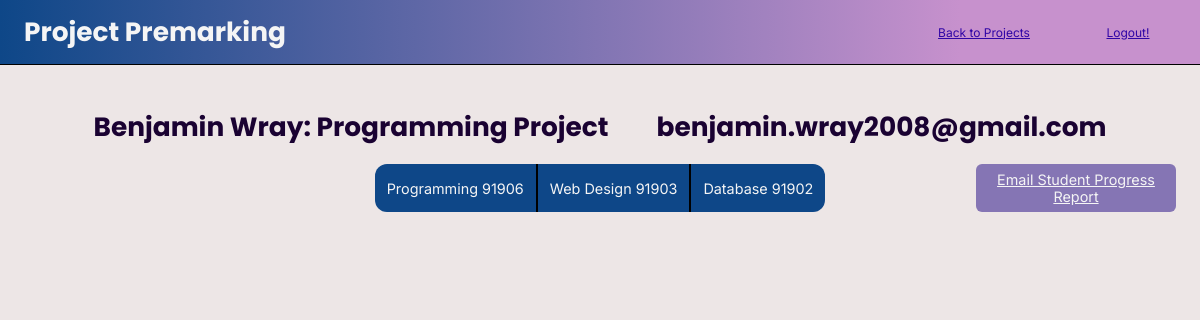
Screenshot of /project/1/1 (signed in) with the database file from the repository.
### server.py (models this page shows)
class Base(DeclarativeBase):
    pass

class User(Base):
    __tablename__ = 'User'
    id: Mapped[int] = mapped_column(primary_key=True)
    name: Mapped[str] = mapped_column(String(50))
    email: Mapped[str] = mapped_column(String(50))
    year_level: Mapped[int]
    admin: Mapped[bool]
    user_projects: Mapped[List["UserProject"]] = relationship(
        "UserProject", back_populates="user")

class Project(Base):
    __tablename__ = 'Project'
    id: Mapped[int] = mapped_column(primary_key=True)
    type: Mapped[str] = mapped_column(String(50))
    user_projects: Mapped[List["UserProject"]] = relationship(
        "UserProject", back_populates="project")
    standard_projects: Mapped[List["ProjectStandard"]] = relationship(
        "ProjectStandard", back_populates="project")

### server.py (the view, shortened to what this page needs)
@app.route('/project/<int:project_id>/<int:user_id>', methods=['POST', 'GET'])
@login_required
def project(project_id, user_id):
    UData, type, standards, snu = standard_data(project_id, user_id)
    return render_template('project.html',
                           standards=standards, type=type,
                           UData=UData, snu=snu, backto=True)

### server.py (called while the page is built)
@login_manager.user_loader
def load_user(user_id):
    query = select(Admin).where(Admin.id == user_id)
    with Session(engine) as session:
        obj = session.scalar(query)
    return obj

### templates/project.html (shortened to what this page needs)
{% extends 'layout.html' %} {% block content %}
<form method="POST">
  <div class="proj-page-layout">
    <div class="inline-div">
      <div class="name-type">
        <h1 class="proj-type">{{UData.name}}: {{type}} Project</h1>
        <h1>{{UData.email}}</h1>
      </div>
    </div>
    <div class="project-buttons">
      <div class='dropdown' id="dropdown">
        {% for standard in standards %}
        <button type="button" class="standard-buttons" data-standard="{{standard}}">{{standard}}</button>
        {% endfor %}
      </div>
      <button type="submit" class="email-student">Email Student Progress Report</button>
    </div>
  </div>
</form>
{% endblock %}

### static/css/style.css (style rules this page uses)
html { scroll-behavior: smooth; }
h1 { font-family: 'Poppins'; font-size: 2.2vw; color: rgb(26, 2, 50); }
body { padding:0; margin:0; background-color: rgb(237, 230, 230); }
.proj-type { text-align: left; }
.proj-page-layout { padding:2vw; }
.dropdown { display:flex; flex-direction: row; justify-content: space-between; height: 4vw; background-color: #0e4788; border-radius: 1vw; width:fit-content; }
.standard-buttons:not(:first-child) { border-left: 2px solid black; }
.standard-buttons { background-color: transparent; padding:1vw 1vw 1vw 1vw; margin: 0; font-family: 'Inter'; font-size: 1.2vw; border: none; color: whitesmoke; }
.project-buttons { display: flex; flex-direction: row; justify-content: center; align-items: center; height:4vw; }
.inline-div { display:flex; flex-direction: row; justify-content: center; }
.name-type { gap: 4vw; display: flex; flex-direction: row; }
.email-student { background-color: #8575B4; color: whitesmoke; height:4vw; width: 25vh; font-family: "Inter"; font-size: 1.2vw; border-radius: 0.5vw; position: absolute; right: 2vw; border: none; text-decoration: underline; }

### rows the page displays
User: name "Benjamin Wray", email "benjamin.wray2008@gmail.com"
Project: type "Programming"

### other values shown
{{ standard }} "Programming 91906" "Web Design 91903" "Database 91902"
